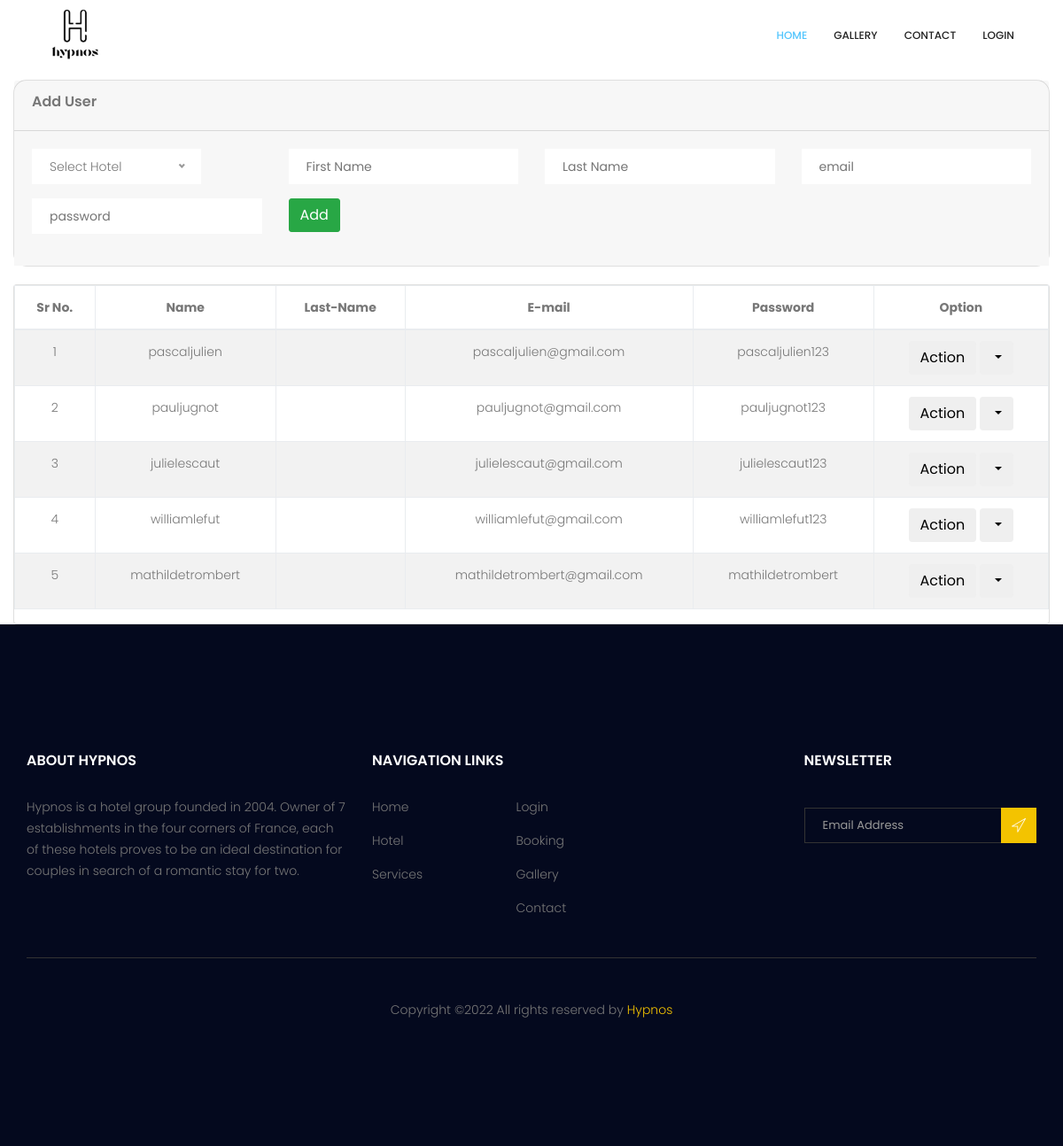
The page /users.php on the database its author committed.
### tables this page shows
CREATE TABLE `user` (
  `id` int(11) NOT NULL,
  `group_id` int(11) NOT NULL,
  `mh` int(111) NOT NULL,
  `first_name` varchar(111) NOT NULL,
  `last_name` varchar(111) NOT NULL,
  `type` varchar(111) NOT NULL,
  `email` varchar(111) NOT NULL,
  `password` varchar(111) NOT NULL,
  `contact` int(111) NOT NULL,
  `is_deleted` int(111) NOT NULL,
  `is_updated` int(111) NOT NULL,
  `created_on` int(111) NOT NULL,
  `updated_on` int(111) NOT NULL
);

### users.php (the view, shortened to what this page needs)
<?php
include('db/db.php');
?>
<!doctype html>
<html lang="en">
    <head>
        <link rel="stylesheet" href="css/bootstrap.css">
        <link rel="stylesheet" href="vendors/linericon/style.css">
        <link rel="stylesheet" href="css/font-awesome.min.css">
        <link rel="stylesheet" href="vendors/owl-carousel/owl.carousel.min.css">
        <link rel="stylesheet" href="vendors/bootstrap-datepicker/bootstrap-datetimepicker.min.css">
        <link rel="stylesheet" href="vendors/nice-select/css/nice-select.css">
        <link rel="stylesheet" href="vendors/owl-carousel/owl.carousel.min.css">
        <link rel="stylesheet" href="css/style.css">
        <link rel="stylesheet" href="css/responsive.css">
    </head>
    <body>
 <?php include('common/header.php');?>
    <section class="content">
      <div class="container-fluid">
        <div class="row">
          <div class="col-12">
            <div class="card" style="margin-top:90px;width: 100%;border-radius: 15px;">
             <div class="card-header">
               <h5>Add User</h5>
              </div>
               <div class="card-body"style="background-color: #f7f7f7;">
                 <form id="quickForm" action="" method="POST">
                  <div class="row">
                  <div class="col-lg-3">
                      <div class="default-select" id="default-select">
                      </div>
                    </div>
                    <div class="col-lg-3">
                        <div class="form-group ">
                           <input type="text" name="first_name" placeholder="First Name" onfocus="this.placeholder = ''" onblur="this.placeholder = 'First Name'" required class="single-input">
                        </div>
                     </div>
                     <div class="col-lg-3">
                        <div class="form-group ">
                           <input type="text" name="last_name" placeholder="Last Name" onfocus="this.placeholder = ''" onblur="this.placeholder = 'Last Name'" required class="single-input">
                        </div>
                    </div>
                    <div class="col-lg-3">
                        <div class="form-group ">
                          <input type="text" name="email" placeholder="email" onfocus="this.placeholder = ''" onblur="this.placeholder = 'email'" required class="single-input">
                        </div>
                    </div>
                    <div class="col-lg-3">
                        <div class="form-group ">
                          <input type="text" name="password" placeholder="password" onfocus="this.placeholder = ''" onblur="this.placeholder = 'password'" required class="single-input">
                        </div>
                    </div>
                     <div class="col-lg-6">
                         <div class="form-group">
                              <input type="submit"  name="btnsubmit"    value="Add" class="btn btn-success radius">
                          </div>
                  </div>
                    </form>
                </div>
              </div>
            </div>
          </div>
        </div>
    </section>
    <section class="content">
      <div class="container-fluid">
        <div class="row">
          <div class="col-12">
               <div class="card" style="margin-top:20px;">
              <div class="">
               <div>
                <table id="example1" class="table table-bordered table-striped">
                  <thead>
                  <tr align="center">
                    <th>Sr No.</th>
                    <th>Name</th>
                    <th>Last-Name</th>
                    <th>E-mail</th>
                    <th>Password</th>
                    <th>Option</th>
                  </tr>
                  </thead>
                  <tbody>
                    <?php
                              $sql="Select * FROM user WHERE type='CUSTOMER' AND is_deleted=0";
                              $result = mysqli_query($con, $sql);
                              if ($result)
                              {
                                if (mysqli_num_rows($result)>0)
                                    { $Sr=1;
                                    While($row=mysqli_fetch_array($result))
                                    {?>
                                    <tr style="width: 100%" align="center">
                                      <td><?php echo  $Sr++; ?></td>
                                      <td><?php echo  $row['first_name'];?></td>
                                      <td><?php echo  $row['last_name']; ?></td>
                                      <td><?php echo  $row['email']; ?></td>
                                      <td><?php echo  $row['password']; ?></td>
                                      <td>
                                          <div class="button-group-area mt-10">
                                              <button type="button" class="btn btn-default">Action</button>
                                              <button type="button" class="btn btn-default dropdown-toggle dropdown-hover dropdown-icon" data-toggle="dropdown">
                                              </button>
                                          </div>
                                     </td>
                                </tr>
                              <?php
                              }
                            }
                          }?>
                        </div>
                </div>
              </div>
            </div>
          </div>
        </div>
    </section>
 <?php include('common/footer.php');?>
</body>
</html>

### css/style.css (style rules this page uses)
body { line-height: 24px; font-size: 14px; font-family: "Poppins", sans-serif; font-weight: 300; color: #777777; }
section { background: #fff; }
h1, h2, h3, h4, h5, h6 { font-family: "Poppins", sans-serif; font-weight: 600; }
.button-group-area { margin-top: 15px; }
.button-group-area:nth-child(odd) { margin-top: 40px; }
.button-group-area:first-child { margin-top: 0px; }
.radius { border-radius: 3px; }
h5 { font-size: 16px; }
h1, h2, h3, h4, h5, h6 { line-height: 1.5em; }
.single-input { display: block; width: 100%; line-height: 40px; border: none; outline: none; background: #fff; padding: 0 20px; }
.default-select { height: 40px; }
.mt-10 { margin-top: 10px; }

### rows shown on the page
user: first_name "pascaljulien", email "pascaljulien@gmail.com", password "pascaljulien123"
user: first_name "pauljugnot", email "pauljugnot@gmail.com", password "pauljugnot123"
user: first_name "julielescaut", email "julielescaut@gmail.com", password "julielescaut123"
user: first_name "williamlefut", email "williamlefut@gmail.com", password "williamlefut123"
user: first_name "mathildetrombert", email "mathildetrombert@gmail.com", password "mathildetrombert"
